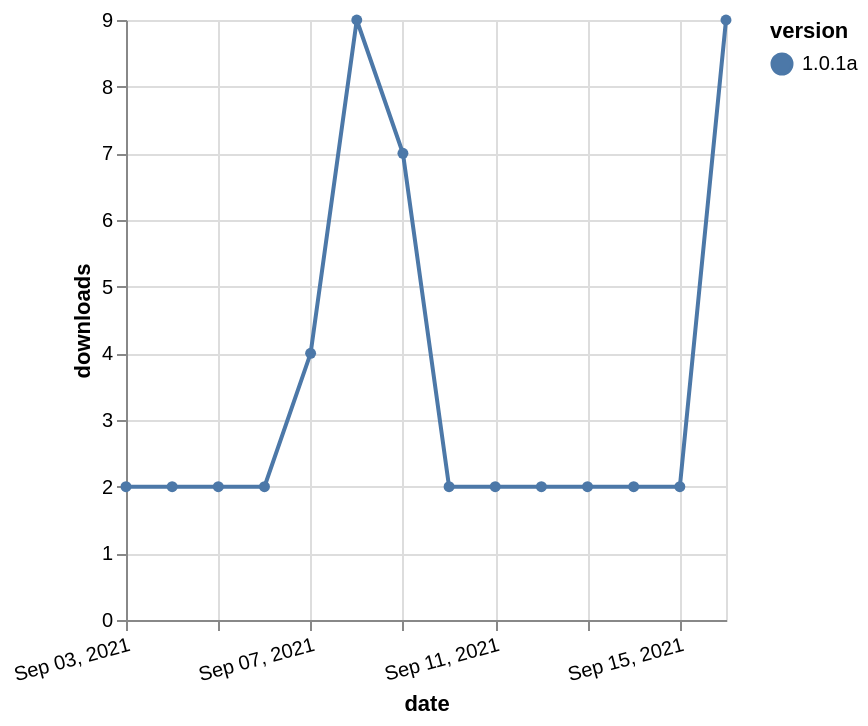

Specify this chart in Vega-Lite:
### Vega-Lite specification from a JSON file in a GitHub repository (floating-point values rounded to 4 significant figures)
{"$schema": "https://vega.github.io/schema/vega-lite/v5.json", "description": "A simple bar chart with embedded data.", "data": {"values": [{"date": "2021-09-03", "total": 2404, "delta": 2, "version": "1.0.1a"}, {"date": "2021-09-04", "total": 2406, "delta": 2, "version": "1.0.1a"}, {"date": "2021-09-05", "total": 2408, "delta": 2, "version": "1.0.1a"}, {"date": "2021-09-06", "total": 2410, "delta": 2, "version": "1.0.1a"}, {"date": "2021-09-07", "total": 2414, "delta": 4, "version": "1.0.1a"}, {"date": "2021-09-08", "total": 2423, "delta": 9, "version": "1.0.1a"}, {"date": "2021-09-09", "total": 2430, "delta": 7, "version": "1.0.1a"}, {"date": "2021-09-10", "total": 2432, "delta": 2, "version": "1.0.1a"}, {"date": "2021-09-11", "total": 2434, "delta": 2, "version": "1.0.1a"}, {"date": "2021-09-12", "total": 2436, "delta": 2, "version": "1.0.1a"}, {"date": "2021-09-13", "total": 2438, "delta": 2, "version": "1.0.1a"}, {"date": "2021-09-14", "total": 2440, "delta": 2, "version": "1.0.1a"}, {"date": "2021-09-15", "total": 2442, "delta": 2, "version": "1.0.1a"}, {"date": "2021-09-16", "total": 2451, "delta": 9, "version": "1.0.1a"}]}, "width": "container", "mark": {"type": "line", "point": {"filled": true}}, "encoding": {"x": {"field": "date", "type": "temporal", "timeUnit": "yearmonthdate", "title": "date", "axis": {"labelAngle": -15}}, "y": {"field": "delta", "type": "quantitative", "title": "downloads"}, "color": {"field": "version", "type": "nominal"}, "tooltip": {"field": "delta"}}}
